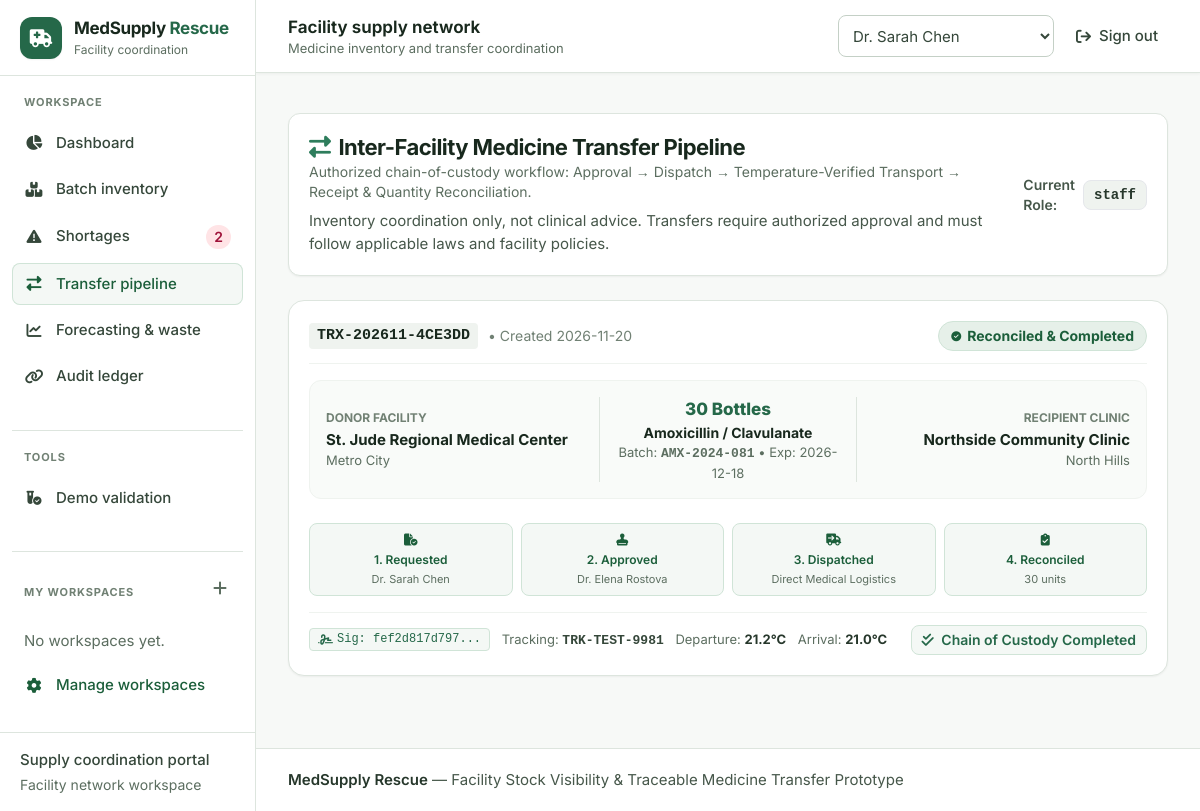
Page /transfers on the earlier database version.
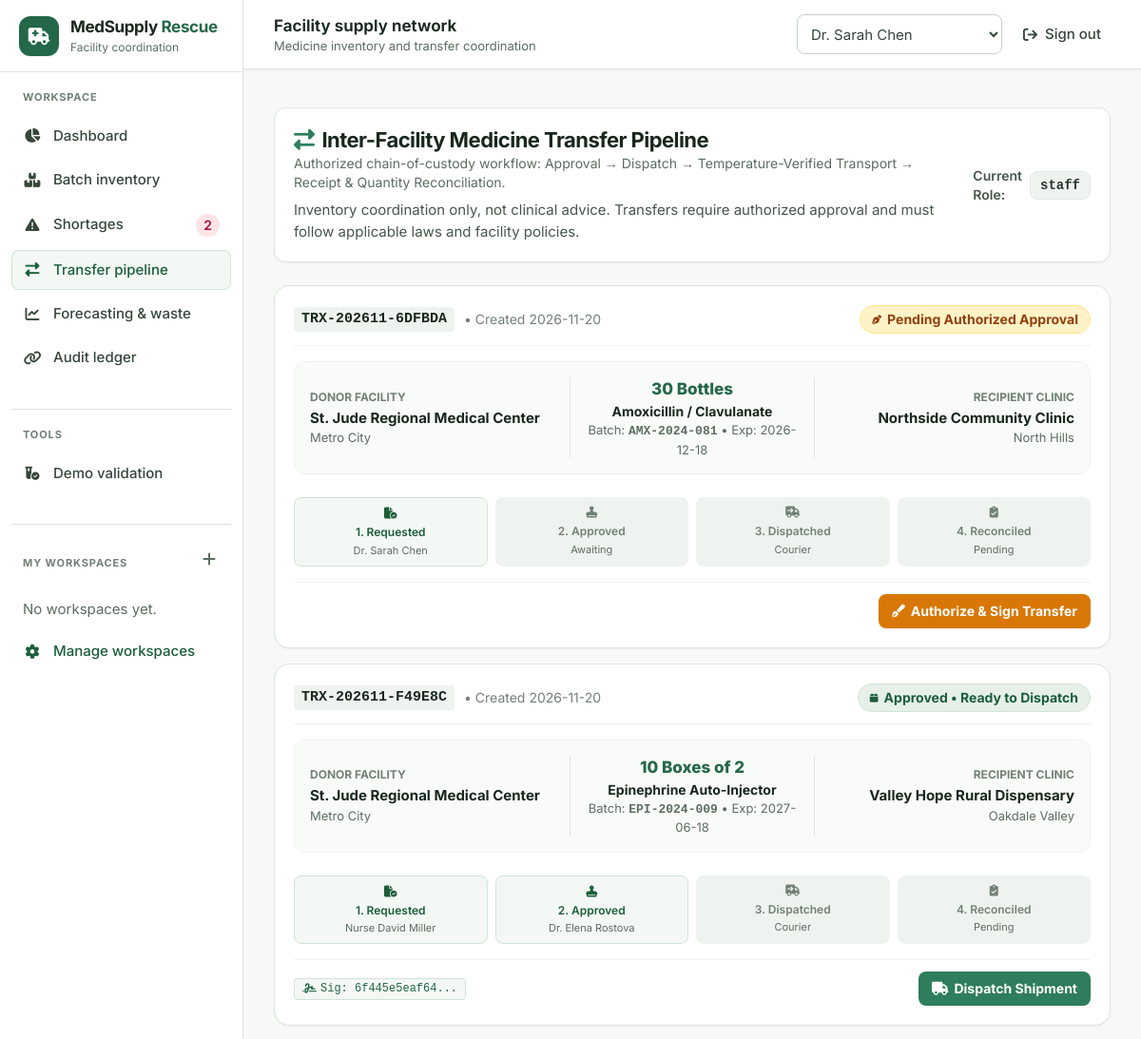
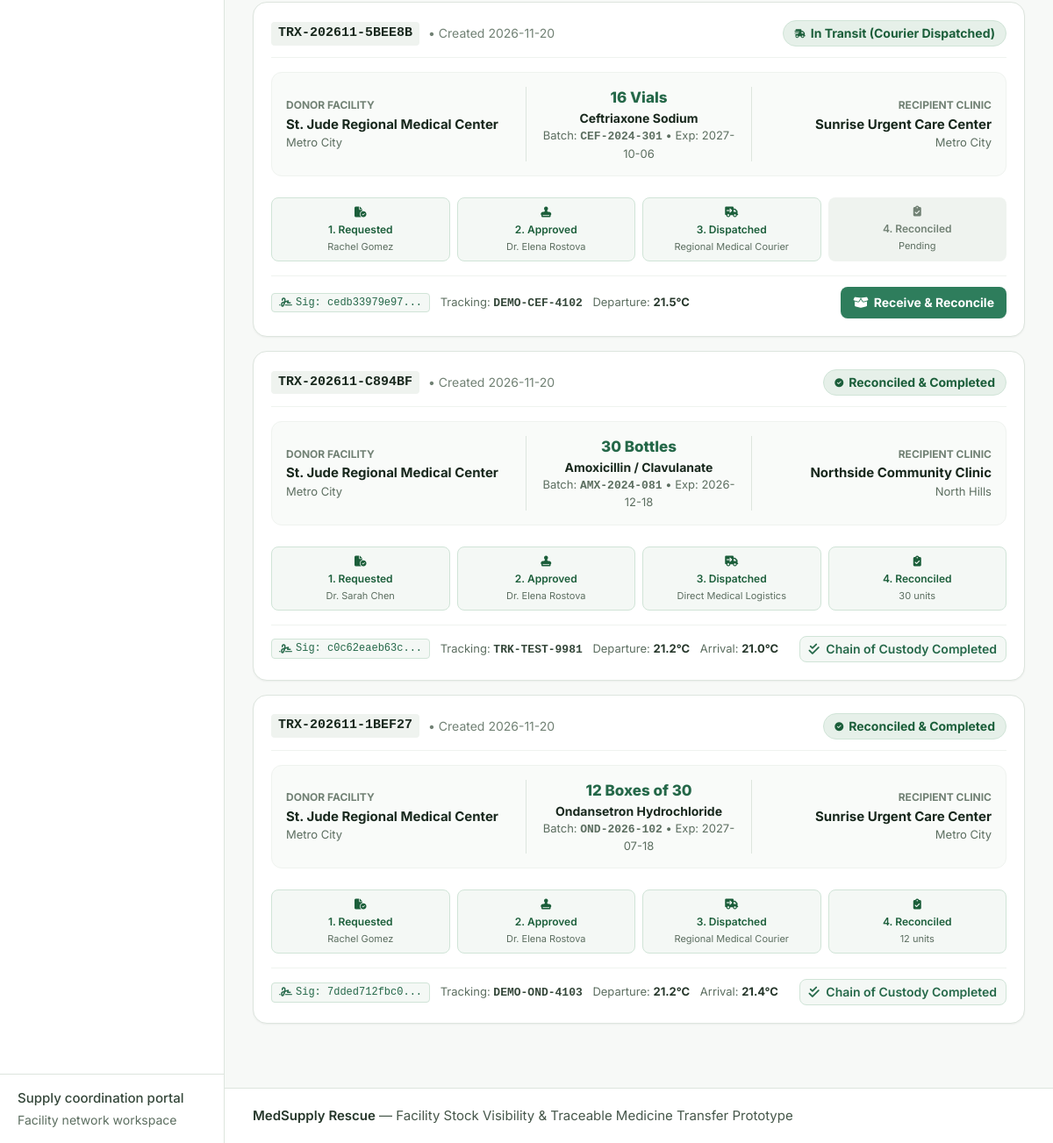
Same page on the later database version (2 pictures, top to bottom).
### tables this page shows
CREATE TABLE approvals (
    id INTEGER PRIMARY KEY AUTOINCREMENT,
    transfer_request_id INTEGER NOT NULL REFERENCES transfer_requests(id),
    approver_id INTEGER NOT NULL REFERENCES users(id),
    approval_status TEXT NOT NULL, -- 'APPROVED', 'REJECTED'
    signature_hash TEXT NOT NULL,
    regulatory_check_passed INTEGER DEFAULT 1,
    cold_chain_certified INTEGER DEFAULT 1,
    comments TEXT,
    approved_at DATETIME DEFAULT CURRENT_TIMESTAMP
);

CREATE TABLE transfer_requests (
    id INTEGER PRIMARY KEY AUTOINCREMENT,
    transfer_code TEXT UNIQUE NOT NULL,
    shortage_request_id INTEGER REFERENCES shortage_requests(id),
    source_facility_id INTEGER NOT NULL REFERENCES facilities(id),
    dest_facility_id INTEGER NOT NULL REFERENCES facilities(id),
    medicine_id INTEGER NOT NULL REFERENCES medicines(id),
    batch_id INTEGER NOT NULL REFERENCES batches(id),
    quantity INTEGER NOT NULL,
    status TEXT NOT NULL DEFAULT 'PENDING_APPROVAL', 
    -- 'PENDING_APPROVAL' -> 'APPROVED' -> 'DISPATCHED' -> 'RECEIVED' -> 'RECONCILED' / 'REJECTED' / 'CANCELLED'
    requester_id INTEGER REFERENCES users(id),
    approver_id INTEGER REFERENCES users(id),
    dispatched_by_id INTEGER REFERENCES users(id),
    received_by_id INTEGER REFERENCES users(id),
    cold_chain_required INTEGER DEFAULT 0,
    dispatch_temperature REAL,
    arrival_temperature REAL,
    tracking_number TEXT,
    carrier TEXT,
    dispatch_notes TEXT,
    receipt_notes TEXT,
    received_quantity INTEGER,
    discrepancy_reason TEXT,
    created_at DATETIME DEFAULT CURRENT_TIMESTAMP,
    approved_at DATETIME,
    dispatched_at DATETIME,
    received_at DATETIME,
    completed_at DATETIME
);

CREATE TABLE facilities (
    id INTEGER PRIMARY KEY AUTOINCREMENT,
    name TEXT NOT NULL,
    facility_type TEXT NOT NULL, -- 'Hospital', 'Community Clinic', 'Urgent Care', 'Regional Pharmacy', 'Dispensary'
    license_number TEXT NOT NULL UNIQUE,
    address TEXT NOT NULL,
    city TEXT NOT NULL,
    region TEXT NOT NULL,
    contact_email TEXT NOT NULL,
    contact_phone TEXT NOT NULL,
    has_cold_chain INTEGER DEFAULT 1, -- 1 = Yes, 0 = No
    latitude REAL,
    longitude REAL,
    created_at DATETIME DEFAULT CURRENT_TIMESTAMP
);

CREATE TABLE medicines (
    id INTEGER PRIMARY KEY AUTOINCREMENT,
    generic_name TEXT NOT NULL,
    brand_name TEXT,
    ndc_or_code TEXT UNIQUE NOT NULL,
    therapeutic_category TEXT NOT NULL, -- 'Antibiotics', 'Insulin & Diabetes', 'Emergency & Critical Care', 'Cardiovascular', 'Respiratory'
    dosage_form TEXT NOT NULL, -- 'Tablet', 'Vial', 'Oral Suspension', 'Inhaler', 'Ampoule', 'Prefilled Syringe'
    strength TEXT NOT NULL,
    unit_of_measure TEXT NOT NULL, -- 'Vials', 'Boxes of 30', 'Bottles (100ml)', 'Ampoules'
    storage_requirement TEXT NOT NULL, -- 'Cold Chain (2-8°C)', 'Room Temperature (15-25°C)', 'Frozen (-20°C)', 'Secure/Controlled Room'
    min_safety_stock_default INTEGER DEFAULT 20,
    standard_lead_time_days INTEGER DEFAULT 7,
    created_at DATETIME DEFAULT CURRENT_TIMESTAMP
);

CREATE TABLE batches (
    id INTEGER PRIMARY KEY AUTOINCREMENT,
    medicine_id INTEGER NOT NULL REFERENCES medicines(id),
    facility_id INTEGER NOT NULL REFERENCES facilities(id),
    batch_number TEXT NOT NULL,
    initial_quantity INTEGER NOT NULL,
    current_quantity INTEGER NOT NULL,
    reserved_quantity INTEGER DEFAULT 0,
    manufacture_date DATE,
    expiry_date DATE NOT NULL,
    storage_location TEXT, -- e.g. 'Cold Storage Refrigerator #2', 'Main Aisle Shelf 3B'
    status TEXT DEFAULT 'active', -- 'active', 'reserved', 'quarantined', 'expired', 'transferred_out'
    created_at DATETIME DEFAULT CURRENT_TIMESTAMP
);

CREATE TABLE users (
    id INTEGER PRIMARY KEY AUTOINCREMENT,
    username TEXT UNIQUE NOT NULL,
    password_hash TEXT NOT NULL,
    full_name TEXT NOT NULL,
    role TEXT NOT NULL, -- 'platform_admin', 'facility_manager', 'approver', 'staff'
    facility_id INTEGER REFERENCES facilities(id),
    email TEXT NOT NULL,
    license_or_badge TEXT,
    created_at DATETIME DEFAULT CURRENT_TIMESTAMP
);

### app.py (the view)
@app.route('/transfers')
def transfers():
    query = """
        SELECT t.*, m.generic_name, m.brand_name, m.strength, m.unit_of_measure, m.storage_requirement,
               sf.name as source_facility_name, sf.city as source_city, sf.has_cold_chain as source_cold_chain,
               df.name as dest_facility_name, df.city as dest_city, df.has_cold_chain as dest_cold_chain,
               b.batch_number, b.expiry_date, b.current_quantity as batch_stock,
               req_u.full_name as requester_name,
               app_u.full_name as approver_name, app_u.license_or_badge as approver_badge,
               disp_u.full_name as dispatcher_name,
               recv_u.full_name as receiver_name,
               a.signature_hash as approval_sig, a.comments as approval_comments
        FROM transfer_requests t
        JOIN medicines m ON t.medicine_id = m.id
        JOIN facilities sf ON t.source_facility_id = sf.id
        JOIN facilities df ON t.dest_facility_id = df.id
        JOIN batches b ON t.batch_id = b.id
        LEFT JOIN users req_u ON t.requester_id = req_u.id
        LEFT JOIN users app_u ON t.approver_id = app_u.id
        LEFT JOIN users disp_u ON t.dispatched_by_id = disp_u.id
        LEFT JOIN users recv_u ON t.received_by_id = recv_u.id
        LEFT JOIN approvals a ON a.transfer_request_id = t.id
        ORDER BY CASE t.status
            WHEN 'PENDING_APPROVAL' THEN 1
            WHEN 'APPROVED' THEN 2
            WHEN 'DISPATCHED' THEN 3
            WHEN 'RECEIVED' THEN 4
            WHEN 'RECONCILED' THEN 5
            ELSE 6 END, t.id DESC
    """
    total = g.db.execute("SELECT count(*) AS total FROM transfer_requests").fetchone()['total']
    pagination = build_pagination(total, 'transfers')
    all_transfers = [
        dict(r) for r in g.db.execute(query + " LIMIT ? OFFSET ?", (PAGE_SIZE, pagination['offset'])).fetchall()
    ]
    return render_template('transfers.html', transfers=all_transfers, pagination=pagination)

### database/db.py (called while the page is built)
def get_db_connection():
    conn = sqlite3.connect(DB_PATH)
    conn.row_factory = sqlite3.Row
    conn.execute("PRAGMA foreign_keys = ON")
    return conn

### templates/transfers.html (shortened to what the changed rows need)
{% extends 'base.html' %}
{% block content %}
<div class="space-y-6">
    <div class="bg-white p-5 rounded-xl border border-slate-200 shadow-sm flex flex-col md:flex-row justify-between items-start md:items-center gap-4">
        <div>
            <h1 class="text-xl font-bold text-slate-900 flex items-center gap-2">
                <i class="fa-solid fa-right-left text-teal-600"></i> Inter-Facility Medicine Transfer Pipeline
            </h1>
        </div>
    </div>
    <div class="space-y-4" data-paginated-results="transfers" aria-live="polite">
        {% for t in transfers %}
            <div class="bg-white rounded-2xl border border-slate-200 shadow-sm p-5 space-y-4">
                <div class="flex flex-col md:flex-row justify-between items-start md:items-center gap-3 pb-3 border-b border-slate-100">
                    <div class="flex items-center gap-2.5">
                        <span class="font-mono text-sm font-bold text-slate-900 bg-slate-100 px-2 py-0.5 rounded">{{ t.transfer_code }}</span>
                        <span class="text-xs text-slate-400">&bull; Created {{ t.created_at[:10] }}</span>
                    </div>
                    <div>
                        {% if t.status == 'PENDING_APPROVAL' %}
                            <span class="bg-amber-100 text-amber-800 text-xs font-bold px-3 py-1 rounded-full border border-amber-200 flex items-center gap-1.5">
                                <i class="fa-solid fa-pen-nib text-[10px]"></i> Pending Authorized Approval
                            </span>
                        {% elif t.status == 'APPROVED' %}
                            <span class="bg-blue-100 text-blue-800 text-xs font-bold px-3 py-1 rounded-full border border-blue-200 flex items-center gap-1.5">
                                <i class="fa-solid fa-box text-[10px]"></i> Approved &bull; Ready to Dispatch
                            </span>
                        {% elif t.status == 'DISPATCHED' %}
                            <span class="bg-purple-100 text-purple-800 text-xs font-bold px-3 py-1 rounded-full border border-purple-200 flex items-center gap-1.5">
                                <i class="fa-solid fa-truck-fast text-[10px]"></i> In Transit (Courier Dispatched)
                            </span>
                        {% elif t.status == 'RECONCILED' %}
                            <span class="bg-emerald-100 text-emerald-800 text-xs font-bold px-3 py-1 rounded-full border border-emerald-200 flex items-center gap-1.5">
                                <i class="fa-solid fa-circle-check text-[10px]"></i> Reconciled & Completed
                            </span>
                        {% else %}
                            <span class="bg-slate-100 text-slate-800 text-xs font-bold px-3 py-1 rounded-full">{{ t.status }}</span>
                        {% endif %}
                    </div>
                </div>
                <div class="grid grid-cols-1 md:grid-cols-3 gap-4 items-center bg-slate-50/70 p-4 rounded-xl border border-slate-100 text-xs">
                    <div>
                        <div class="text-[10px] font-bold uppercase text-slate-400">Donor Facility</div>
                        <div class="font-bold text-slate-900 text-sm mt-0.5">{{ t.source_facility_name }}</div>
                        <div class="text-slate-500 text-[11px]">{{ t.source_city }}</div>
                    </div>
                    <div class="text-center border-y md:border-y-0 md:border-x border-slate-200 py-2 md:py-0 md:px-4">
                        <div class="text-base font-extrabold text-teal-700">{{ t.quantity }} {{ t.unit_of_measure }}</div>
                        <div class="font-bold text-slate-900 text-xs mt-0.5">{{ t.generic_name }}</div>
                        <div class="text-[11px] text-slate-500">Batch: <span class="font-mono font-bold">{{ t.batch_number }}</span> &bull; Exp: {{ t.expiry_date }}</div>
                    </div>
                    <div class="text-right">
                        <div class="text-[10px] font-bold uppercase text-slate-400">Recipient Clinic</div>
                        <div class="font-bold text-slate-900 text-sm mt-0.5">{{ t.dest_facility_name }}</div>
                        <div class="text-slate-500 text-[11px]">{{ t.dest_city }}</div>
                    </div>
                </div>
                <div class="pt-2">
                    <div class="grid grid-cols-4 gap-2 text-center text-[10px] font-semibold">
                        <div class="p-2 rounded-lg bg-emerald-50 border border-emerald-200 text-emerald-800">
                            <i class="fa-solid fa-file-circle-check text-xs mb-1 block"></i>
                            1. Requested
                            <div class="text-[9px] font-normal text-slate-500 mt-0.5">{{ t.requester_name }}</div>
                        </div>
                        <div class="p-2 rounded-lg {% if t.status in ('APPROVED', 'DISPATCHED', 'RECONCILED') %}bg-emerald-50 border border-emerald-200 text-emerald-800{% else %}bg-slate-100 text-slate-400{% endif %}">
                            <i class="fa-solid fa-stamp text-xs mb-1 block"></i>
                            2. Approved
                            <div class="text-[9px] font-normal text-slate-500 mt-0.5">{{ t.approver_name or 'Awaiting' }}</div>
                        </div>
                        <div class="p-2 rounded-lg {% if t.status in ('DISPATCHED', 'RECONCILED') %}bg-emerald-50 border border-emerald-200 text-emerald-800{% else %}bg-slate-100 text-slate-400{% endif %}">
                            <i class="fa-solid fa-truck-arrow-right text-xs mb-1 block"></i>
                            3. Dispatched
                            <div class="text-[9px] font-normal text-slate-500 mt-0.5">{{ t.carrier or 'Courier' }}</div>
                        </div>
                        <div class="p-2 rounded-lg {% if t.status == 'RECONCILED' %}bg-emerald-50 border border-emerald-200 text-emerald-800{% else %}bg-slate-100 text-slate-400{% endif %}">
                            <i class="fa-solid fa-clipboard-check text-xs mb-1 block"></i>
                            4. Reconciled
                            <div class="text-[9px] font-normal text-slate-500 mt-0.5">{{ t.received_quantity ~ ' units' if t.received_quantity else 'Pending' }}</div>
                        </div>
                    </div>
                </div>
                <div class="pt-3 border-t border-slate-100 flex flex-wrap justify-between items-center gap-3">
                    <div class="text-[11px] text-slate-500 space-x-2">
                        {% if t.approval_sig %}
                            <span class="inline-flex items-center gap-1 font-mono text-[10px] text-teal-700 bg-teal-50 px-2 py-0.5 rounded border border-teal-200">
                                <i class="fa-solid fa-signature"></i> Sig: {{ t.approval_sig[:12] }}...
                            </span>
                        {% endif %}
                        {% if t.tracking_number %}
                            <span>Tracking: <strong class="font-mono text-slate-700">{{ t.tracking_number }}</strong></span>
                        {% endif %}
                        {% if t.dispatch_temperature %}
                            <span>Departure: <strong class="text-slate-800">{{ t.dispatch_temperature }}°C</strong></span>
                        {% endif %}
                        {% if t.arrival_temperature %}
                            <span>Arrival: <strong class="text-slate-800">{{ t.arrival_temperature }}°C</strong></span>
                        {% endif %}
                    </div>
                    <div class="flex items-center gap-2">
                        {% if t.status == 'PENDING_APPROVAL' %}
                            <form method="POST" action="{{ url_for('approve_transfer_route', transfer_id=t.id) }}" class="inline">
                                <button type="submit" class="bg-amber-600 hover:bg-amber-700 text-white font-bold text-xs px-3.5 py-2 rounded-lg shadow-sm transition flex items-center gap-1.5">
                                    <i class="fa-solid fa-pen-fancy"></i> Authorize & Sign Transfer
                                </button>
                            </form>
                        {% endif %}
                        {% if t.status == 'APPROVED' %}
                            <button onclick="document.getElementById('dispatchModal_{{ t.id }}').classList.remove('hidden')" class="bg-blue-600 hover:bg-blue-700 text-white font-bold text-xs px-3.5 py-2 rounded-lg shadow-sm transition flex items-center gap-1.5">
                                <i class="fa-solid fa-truck"></i> Dispatch Shipment
                            </button>
                        {% endif %}
                        {% if t.status == 'DISPATCHED' %}
                            <button onclick="document.getElementById('reconcileModal_{{ t.id }}').classList.remove('hidden')" class="bg-purple-600 hover:bg-purple-700 text-white font-bold text-xs px-3.5 py-2 rounded-lg shadow-sm transition flex items-center gap-1.5">
                                <i class="fa-solid fa-box-open"></i> Receive & Reconcile
                            </button>
                        {% endif %}
                        {% if t.status == 'RECONCILED' %}
                            <span class="text-xs font-semibold text-emerald-700 bg-emerald-50 px-2.5 py-1 rounded-lg border border-emerald-200">
                                <i class="fa-solid fa-check-double mr-1"></i> Chain of Custody Completed
                            </span>
                        {% endif %}
                    </div>
                </div>
            </div>
        {% else %}
            <div class="bg-white rounded-xl border border-slate-200 p-8 text-center text-slate-400 text-xs">
                No transfer requests in pipeline. Report a shortage or run matching to start an inter-facility transfer.
            </div>
        {% endfor %}
    </div>
</div>
{% endblock %}

Differences in the rows shown:
removed approvals: transfer_code "TRX-202611-4CE3DD", created_at "2026-11-20", shows "Reconciled & Completed", source_facility_name "St. Jude Regional Medical Center", source_city "Metro City", quantity "30", unit_of_measure "Bottles", generic_name "Amoxicillin / Clavulanate", batch_number "AMX-2024-081", expiry_date "2026-12-18", dest_facility_name "Northside Community Clinic", dest_city "North Hills", requester_name "Dr. Sarah Chen", full_name "Dr. Elena Rostova", carrier "Direct Medical Logistics", received_quantity "30 units", signature_hash "fef2d817d797", tracking_number "TRK-TEST-9981", dispatch_temperature "21.2", arrival_temperature "21.0", shows "Chain of Custody Completed"
added transfer_requests: transfer_code "TRX-202611-6DFBDA", created_at "2026-11-20", status "PENDING_APPROVAL" (drawn), source_facility_name "St. Jude Regional Medical Center", source_city "Metro City", quantity "30", unit_of_measure "Bottles", generic_name "Amoxicillin / Clavulanate", batch_number "AMX-2024-081", expiry_date "2026-12-18", dest_facility_name "Northside Community Clinic", dest_city "North Hills", requester_name "Dr. Sarah Chen", approver_name "Awaiting", carrier "Courier", received_quantity "Pending"
added approvals: transfer_code "TRX-202611-F49E8C", created_at "2026-11-20", shows "Approved • Ready to Dispatch", source_facility_name "St. Jude Regional Medical Center", source_city "Metro City", quantity "10", unit_of_measure "Boxes of 2", generic_name "Epinephrine Auto-Injector", batch_number "EPI-2024-009", expiry_date "2027-06-18", dest_facility_name "Valley Hope Rural Dispensary", dest_city "Oakdale Valley", requester_name "Nurse David Miller", full_name "Dr. Elena Rostova", carrier "Courier", received_quantity "Pending", signature_hash "6f445e5eaf64"
added approvals: transfer_code "TRX-202611-5BEE8B", created_at "2026-11-20", shows "In Transit (Courier Dispatched)", source_facility_name "St. Jude Regional Medical Center", source_city "Metro City", quantity "16", unit_of_measure "Vials", generic_name "Ceftriaxone Sodium", batch_number "CEF-2024-301", expiry_date "2027-10-06", dest_facility_name "Sunrise Urgent Care Center", dest_city "Metro City", requester_name "Rachel Gomez", full_name "Dr. Elena Rostova", carrier "Regional Medical Courier", received_quantity "Pending", signature_hash "cedb33979e97", tracking_number "DEMO-CEF-4102", dispatch_temperature "21.5"
added approvals: transfer_code "TRX-202611-C894BF", created_at "2026-11-20", shows "Reconciled & Completed", source_facility_name "St. Jude Regional Medical Center", source_city "Metro City", quantity "30", unit_of_measure "Bottles", generic_name "Amoxicillin / Clavulanate", batch_number "AMX-2024-081", expiry_date "2026-12-18", dest_facility_name "Northside Community Clinic", dest_city "North Hills", requester_name "Dr. Sarah Chen", full_name "Dr. Elena Rostova", carrier "Direct Medical Logistics", received_quantity "30 units", signature_hash "c0c62eaeb63c", tracking_number "TRK-TEST-9981", dispatch_temperature "21.2", arrival_temperature "21.0", shows "Chain of Custody Completed"
added approvals: transfer_code "TRX-202611-1BEF27", created_at "2026-11-20", shows "Reconciled & Completed", source_facility_name "St. Jude Regional Medical Center", source_city "Metro City", quantity "12", unit_of_measure "Boxes of 30", generic_name "Ondansetron Hydrochloride", batch_number "OND-2026-102", expiry_date "2027-07-18", dest_facility_name "Sunrise Urgent Care Center", dest_city "Metro City", requester_name "Rachel Gomez", full_name "Dr. Elena Rostova", carrier "Regional Medical Courier", received_quantity "12 units", signature_hash "7dded712fbc0", tracking_number "DEMO-OND-4103", dispatch_temperature "21.2", arrival_temperature "21.4", shows "Chain of Custody Completed"
